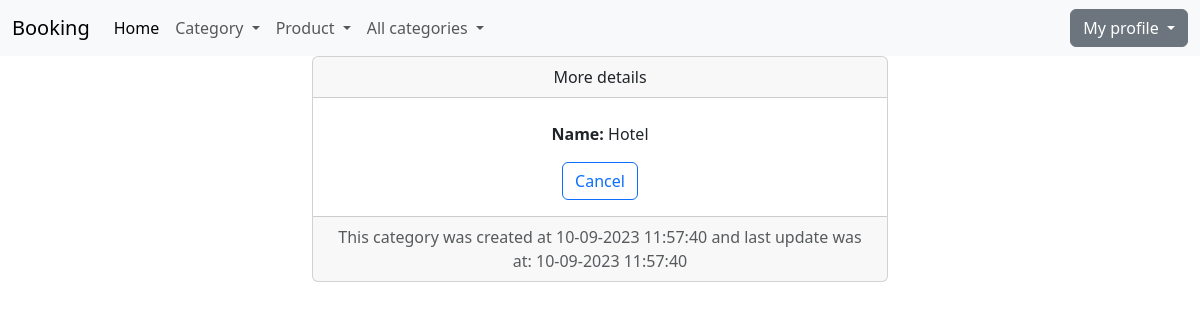
/detail_category/1/ (signed in), run on the app's committed database.
### category/models.py (models this page shows)
class Category(models.Model):
    name = models.CharField(max_length=30)
    created_at = models.DateTimeField(auto_now_add=True)
    updated_at = models.DateTimeField(auto_now=True)
    def __str__(self):
        return f'{self.name}'

### category/views.py (the view)
# urls.py: path('detail_category/<int:pk>/', views.CategoryDetailView.as_view(), name='detail-category'),
class CategoryDetailView(LoginRequiredMixin, PermissionRequiredMixin, DetailView):
    template_name = 'category/detail_category.html'
    model = Category
    permission_required = 'category.view_category'

### booking/context_processors.py (called while the page is built)
def get_all_categories(request):
    return {'get_categories': Category.objects.all()}

### templates/category/detail_category.html (shortened to what this page needs)
{% extends 'base.html' %}
{% block content %}
    <div class="container-fluid">
        <div class="row">
            <div class="col-md-6 offset-md-3">
                <div class="card text-center">
                    <div class="card-header">
                        More details
                    </div>
                    <div class="card-body">
                        <p class="card-text"><b>Name:</b> {{ category.name }}</p>
                        <a href="{% url 'list-of-categories' %}" class="btn btn-outline-primary">Cancel</a>
                    </div>
                    <div class="card-footer text-body-secondary">
                        This category was created at {{ category.created_at|date:'d-m-Y H:i:s' }} and last update was
                        at: {{ category.updated_at|date:'d-m-Y H:i:s' }}
                    </div>
                </div>
            </div>
        </div>
    </div>
{% endblock %}

### data on the page
Category: name "Hotel", created_at "10-09-2023 11:57:40", updated_at "10-09-2023 11:57:40"
